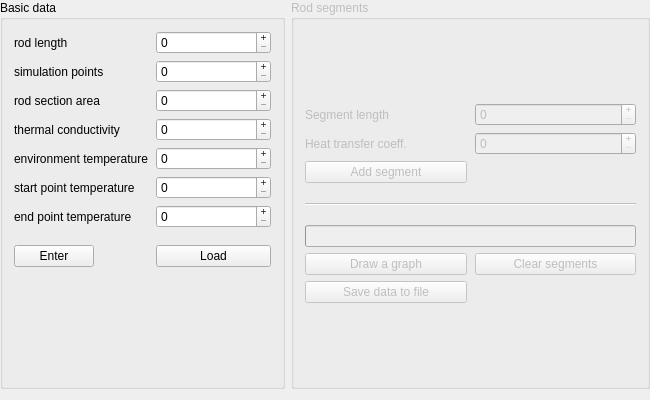
<?xml version="1.0" encoding="UTF-8"?>
<ui version="4.0">
 <class>MainWindow</class>
 <widget class="QMainWindow" name="MainWindow">
  <property name="enabled">
   <bool>true</bool>
  </property>
  <property name="geometry">
   <rect>
    <x>0</x>
    <y>0</y>
    <width>650</width>
    <height>400</height>
   </rect>
  </property>
  <property name="sizePolicy">
   <sizepolicy hsizetype="Expanding" vsizetype="Expanding">
    <horstretch>0</horstretch>
    <verstretch>0</verstretch>
   </sizepolicy>
  </property>
  <property name="minimumSize">
   <size>
    <width>580</width>
    <height>350</height>
   </size>
  </property>
  <property name="windowTitle">
   <string>Heat Distribution ~ Karol Bieńkowski</string>
  </property>
  <property name="locale">
   <locale language="English" country="UnitedStates"/>
  </property>
  <widget class="QWidget" name="centralWidget">
   <property name="sizePolicy">
    <sizepolicy hsizetype="Preferred" vsizetype="Preferred">
     <horstretch>0</horstretch>
     <verstretch>0</verstretch>
    </sizepolicy>
   </property>
   <property name="sizeIncrement">
    <size>
     <width>0</width>
     <height>0</height>
    </size>
   </property>
   <layout class="QFormLayout" name="formLayout">
    <property name="sizeConstraint">
     <enum>QLayout::SetNoConstraint</enum>
    </property>
    <property name="leftMargin">
     <number>0</number>
    </property>
    <property name="topMargin">
     <number>0</number>
    </property>
    <property name="rightMargin">
     <number>0</number>
    </property>
    <item row="0" column="0">
     <widget class="QGroupBox" name="PodstDane">
      <property name="sizePolicy">
       <sizepolicy hsizetype="Preferred" vsizetype="Preferred">
        <horstretch>100</horstretch>
        <verstretch>100</verstretch>
       </sizepolicy>
      </property>
      <property name="minimumSize">
       <size>
        <width>285</width>
        <height>300</height>
       </size>
      </property>
      <property name="sizeIncrement">
       <size>
        <width>300</width>
        <height>10</height>
       </size>
      </property>
      <property name="title">
       <string>Basic data</string>
      </property>
      <property name="flat">
       <bool>false</bool>
      </property>
      <property name="checkable">
       <bool>false</bool>
      </property>
      <layout class="QVBoxLayout" name="verticalLayout">
       <item>
        <layout class="QFormLayout" name="Dane">
         <property name="rowWrapPolicy">
          <enum>QFormLayout::DontWrapRows</enum>
         </property>
         <property name="horizontalSpacing">
          <number>8</number>
         </property>
         <property name="verticalSpacing">
          <number>6</number>
         </property>
         <property name="leftMargin">
          <number>0</number>
         </property>
         <item row="0" column="0">
          <widget class="QLabel" name="llab">
           <property name="sizePolicy">
            <sizepolicy hsizetype="Preferred" vsizetype="Preferred">
             <horstretch>0</horstretch>
             <verstretch>0</verstretch>
            </sizepolicy>
           </property>
           <property name="toolTip">
            <string>Całkowita długość pręta, dla którego liczony jest rozkład temperatur [m].</string>
           </property>
           <property name="statusTip">
            <string/>
           </property>
           <property name="whatsThis">
            <string/>
           </property>
           <property name="accessibleName">
            <string/>
           </property>
           <property name="accessibleDescription">
            <string/>
           </property>
           <property name="locale">
            <locale language="English" country="UnitedStates"/>
           </property>
           <property name="text">
            <string>rod length</string>
           </property>
          </widget>
         </item>
         <item row="0" column="1">
          <widget class="QDoubleSpinBox" name="total_length_box">
           <property name="sizePolicy">
            <sizepolicy hsizetype="Minimum" vsizetype="Minimum">
             <horstretch>0</horstretch>
             <verstretch>0</verstretch>
            </sizepolicy>
           </property>
           <property name="mouseTracking">
            <bool>false</bool>
           </property>
           <property name="focusPolicy">
            <enum>Qt::WheelFocus</enum>
           </property>
           <property name="acceptDrops">
            <bool>false</bool>
           </property>
           <property name="wrapping">
            <bool>false</bool>
           </property>
           <property name="buttonSymbols">
            <enum>QAbstractSpinBox::PlusMinus</enum>
           </property>
           <property name="specialValueText">
            <string>0</string>
           </property>
           <property name="keyboardTracking">
            <bool>false</bool>
           </property>
           <property name="prefix">
            <string/>
           </property>
           <property name="decimals">
            <number>4</number>
           </property>
           <property name="maximum">
            <double>1000.000000000000000</double>
           </property>
           <property name="singleStep">
            <double>0.500000000000000</double>
           </property>
          </widget>
         </item>
         <item row="1" column="0">
          <widget class="QLabel" name="nlab">
           <property name="toolTip">
            <string>Ilość punktów, w których dokonuje się obliczeń temperatury. Więcej punktów to większa dokładność wyników.</string>
           </property>
           <property name="locale">
            <locale language="English" country="UnitedStates"/>
           </property>
           <property name="text">
            <string>simulation points</string>
           </property>
          </widget>
         </item>
         <item row="1" column="1">
          <widget class="QSpinBox" name="n">
           <property name="autoFillBackground">
            <bool>true</bool>
           </property>
           <property name="buttonSymbols">
            <enum>QAbstractSpinBox::PlusMinus</enum>
           </property>
           <property name="specialValueText">
            <string>0</string>
           </property>
           <property name="accelerated">
            <bool>false</bool>
           </property>
           <property name="maximum">
            <number>50000</number>
           </property>
           <property name="singleStep">
            <number>10</number>
           </property>
          </widget>
         </item>
         <item row="2" column="0">
          <widget class="QLabel" name="polelab">
           <property name="toolTip">
            <string>&lt;html&gt;&lt;head/&gt;&lt;body&gt;&lt;p&gt;[m&lt;span style=&quot; vertical-align:super;&quot;&gt;2&lt;/span&gt;]&lt;/p&gt;&lt;/body&gt;&lt;/html&gt;</string>
           </property>
           <property name="locale">
            <locale language="English" country="UnitedStates"/>
           </property>
           <property name="text">
            <string>rod section area</string>
           </property>
          </widget>
         </item>
         <item row="2" column="1">
          <widget class="QDoubleSpinBox" name="pole">
           <property name="buttonSymbols">
            <enum>QAbstractSpinBox::PlusMinus</enum>
           </property>
           <property name="specialValueText">
            <string>0</string>
           </property>
           <property name="decimals">
            <number>4</number>
           </property>
           <property name="maximum">
            <double>1000.000000000000000</double>
           </property>
           <property name="singleStep">
            <double>0.100000000000000</double>
           </property>
          </widget>
         </item>
         <item row="3" column="0">
          <widget class="QLabel" name="klab">
           <property name="toolTip">
            <string>Współczynnik przewodzenia ciepła (przewodność cieplna właściwa) materiału, z którego wykonany jest pręt [W/(m*K)]</string>
           </property>
           <property name="locale">
            <locale language="English" country="UnitedStates"/>
           </property>
           <property name="text">
            <string>thermal conductivity</string>
           </property>
          </widget>
         </item>
         <item row="3" column="1">
          <widget class="QDoubleSpinBox" name="k">
           <property name="buttonSymbols">
            <enum>QAbstractSpinBox::PlusMinus</enum>
           </property>
           <property name="specialValueText">
            <string>0</string>
           </property>
           <property name="decimals">
            <number>4</number>
           </property>
           <property name="maximum">
            <double>1000.000000000000000</double>
           </property>
           <property name="singleStep">
            <double>10.000000000000000</double>
           </property>
          </widget>
         </item>
         <item row="4" column="0">
          <widget class="QLabel" name="Totlab">
           <property name="toolTip">
            <string>[K]</string>
           </property>
           <property name="locale">
            <locale language="English" country="UnitedStates"/>
           </property>
           <property name="text">
            <string>environment temperature</string>
           </property>
          </widget>
         </item>
         <item row="4" column="1">
          <widget class="QDoubleSpinBox" name="Tot">
           <property name="buttonSymbols">
            <enum>QAbstractSpinBox::PlusMinus</enum>
           </property>
           <property name="specialValueText">
            <string>0</string>
           </property>
           <property name="decimals">
            <number>4</number>
           </property>
           <property name="maximum">
            <double>1000.000000000000000</double>
           </property>
           <property name="singleStep">
            <double>10.000000000000000</double>
           </property>
          </widget>
         </item>
         <item row="5" column="0">
          <widget class="QLabel" name="Tplab">
           <property name="toolTip">
            <string>[K]</string>
           </property>
           <property name="locale">
            <locale language="English" country="UnitedStates"/>
           </property>
           <property name="text">
            <string>start point temperature</string>
           </property>
          </widget>
         </item>
         <item row="5" column="1">
          <widget class="QDoubleSpinBox" name="Tp">
           <property name="buttonSymbols">
            <enum>QAbstractSpinBox::PlusMinus</enum>
           </property>
           <property name="specialValueText">
            <string>0</string>
           </property>
           <property name="decimals">
            <number>4</number>
           </property>
           <property name="maximum">
            <double>1000.000000000000000</double>
           </property>
           <property name="singleStep">
            <double>10.000000000000000</double>
           </property>
          </widget>
         </item>
         <item row="6" column="0">
          <widget class="QLabel" name="Tklab">
           <property name="toolTip">
            <string>[K]</string>
           </property>
           <property name="locale">
            <locale language="English" country="UnitedStates"/>
           </property>
           <property name="text">
            <string>end point temperature</string>
           </property>
          </widget>
         </item>
         <item row="6" column="1">
          <widget class="QDoubleSpinBox" name="Tk">
           <property name="buttonSymbols">
            <enum>QAbstractSpinBox::PlusMinus</enum>
           </property>
           <property name="specialValueText">
            <string>0</string>
           </property>
           <property name="decimals">
            <number>4</number>
           </property>
           <property name="maximum">
            <double>1000.000000000000000</double>
           </property>
           <property name="singleStep">
            <double>10.000000000000000</double>
           </property>
          </widget>
         </item>
         <item row="7" column="0">
          <spacer name="horizontalSpacer_2">
           <property name="orientation">
            <enum>Qt::Horizontal</enum>
           </property>
           <property name="sizeHint" stdset="0">
            <size>
             <width>40</width>
             <height>5</height>
            </size>
           </property>
          </spacer>
         </item>
         <item row="8" column="0">
          <widget class="QPushButton" name="enter_but">
           <property name="toolTip">
            <string/>
           </property>
           <property name="locale">
            <locale language="English" country="UnitedStates"/>
           </property>
           <property name="text">
            <string>Enter</string>
           </property>
          </widget>
         </item>
         <item row="8" column="1">
          <widget class="QPushButton" name="load_but">
           <property name="toolTip">
            <string>Pobierz dane z pliku.</string>
           </property>
           <property name="text">
            <string>Load</string>
           </property>
          </widget>
         </item>
         <item row="9" column="0" colspan="2">
          <widget class="QLabel" name="sprawdzlab">
           <property name="font">
            <font>
             <pointsize>9</pointsize>
             <weight>75</weight>
             <bold>true</bold>
            </font>
           </property>
           <property name="toolTip">
            <string>&lt;html&gt;&lt;head/&gt;&lt;body&gt;&lt;p&gt;Należy wypełnić pola wartościami większymi od 0;&lt;/p&gt;&lt;p&gt;Wprowadzenie takich samych wartości temperatur skutkuje błędnym wynikiem.&lt;/p&gt;&lt;/body&gt;&lt;/html&gt;</string>
           </property>
           <property name="text">
            <string/>
           </property>
          </widget>
         </item>
        </layout>
       </item>
      </layout>
     </widget>
    </item>
    <item row="0" column="1">
     <widget class="QGroupBox" name="Podzial">
      <property name="enabled">
       <bool>false</bool>
      </property>
      <property name="sizePolicy">
       <sizepolicy hsizetype="Preferred" vsizetype="Preferred">
        <horstretch>0</horstretch>
        <verstretch>0</verstretch>
       </sizepolicy>
      </property>
      <property name="minimumSize">
       <size>
        <width>50</width>
        <height>300</height>
       </size>
      </property>
      <property name="title">
       <string>Rod segments</string>
      </property>
      <property name="flat">
       <bool>false</bool>
      </property>
      <layout class="QVBoxLayout" name="verticalLayout_2">
       <item>
        <layout class="QGridLayout" name="gridLayout_2" rowstretch="0,0,0,0,0,0,0" columnstretch="1,1">
         <property name="sizeConstraint">
          <enum>QLayout::SetMinAndMaxSize</enum>
         </property>
         <property name="horizontalSpacing">
          <number>8</number>
         </property>
         <property name="verticalSpacing">
          <number>6</number>
         </property>
         <item row="5" column="1">
          <widget class="QPushButton" name="czyscbut">
           <property name="toolTip">
            <string>&lt;html&gt;&lt;head/&gt;&lt;body&gt;&lt;p&gt;Pozwala na ponowne wprowadzenie otoczenia.&lt;/p&gt;&lt;p&gt;Każda zmiana danych w pierwszej części wymaga ponownego wprowadenia otoczenia.&lt;/p&gt;&lt;p&gt;Tip: jeśli program crashuje, to znaczy, że trzeba częściej używać tego przycisku.&lt;/p&gt;&lt;/body&gt;&lt;/html&gt;</string>
           </property>
           <property name="text">
            <string>Clear segments</string>
           </property>
          </widget>
         </item>
         <item row="5" column="0">
          <widget class="QPushButton" name="wprowotbut">
           <property name="text">
            <string>Draw a graph</string>
           </property>
          </widget>
         </item>
         <item row="2" column="0">
          <widget class="QPushButton" name="dodajbut">
           <property name="toolTip">
            <string>&lt;html&gt;&lt;head/&gt;&lt;body&gt;&lt;p&gt;Każdą zmianę w tej części danych należy potwierdzić klikając &amp;quot;Dodaj&amp;quot;.&lt;/p&gt;&lt;p&gt;Tip: podanie większej długości odcinka, niż pozostała zostanie zinterpretowane jako wykorzystanie całej nieopisanej jeszcze długości.&lt;/p&gt;&lt;/body&gt;&lt;/html&gt;</string>
           </property>
           <property name="text">
            <string>Add segment</string>
           </property>
          </widget>
         </item>
         <item row="1" column="0">
          <widget class="QLabel" name="alfalab">
           <property name="toolTip">
            <string/>
           </property>
           <property name="text">
            <string>Heat transfer coeff.</string>
           </property>
          </widget>
         </item>
         <item row="4" column="0" colspan="2">
          <widget class="QProgressBar" name="odcinekbar">
           <property name="value">
            <number>0</number>
           </property>
           <property name="textVisible">
            <bool>false</bool>
           </property>
           <property name="format">
            <string/>
           </property>
          </widget>
         </item>
         <item row="0" column="1">
          <widget class="QDoubleSpinBox" name="lodc">
           <property name="buttonSymbols">
            <enum>QAbstractSpinBox::PlusMinus</enum>
           </property>
           <property name="specialValueText">
            <string>0</string>
           </property>
           <property name="decimals">
            <number>3</number>
           </property>
           <property name="singleStep">
            <double>0.500000000000000</double>
           </property>
          </widget>
         </item>
         <item row="1" column="1">
          <widget class="QDoubleSpinBox" name="alfa">
           <property name="buttonSymbols">
            <enum>QAbstractSpinBox::PlusMinus</enum>
           </property>
           <property name="specialValueText">
            <string>0</string>
           </property>
           <property name="decimals">
            <number>8</number>
           </property>
           <property name="maximum">
            <double>1000.000000000000000</double>
           </property>
           <property name="singleStep">
            <double>10.000000000000000</double>
           </property>
          </widget>
         </item>
         <item row="0" column="0">
          <widget class="QLabel" name="lodclab">
           <property name="toolTip">
            <string>Długość odcinka pręta, która styka się z materiałem o sprecyzowanym poniżej współczynniku przejmowania ciepła [m].</string>
           </property>
           <property name="text">
            <string>Segment length</string>
           </property>
          </widget>
         </item>
         <item row="3" column="0" colspan="2">
          <widget class="Line" name="line">
           <property name="minimumSize">
            <size>
             <width>0</width>
             <height>30</height>
            </size>
           </property>
           <property name="frameShadow">
            <enum>QFrame::Sunken</enum>
           </property>
           <property name="lineWidth">
            <number>1</number>
           </property>
           <property name="orientation">
            <enum>Qt::Horizontal</enum>
           </property>
          </widget>
         </item>
         <item row="6" column="0">
          <widget class="QPushButton" name="doplikubut">
           <property name="toolTip">
            <string>Zapisz dane do pliku.</string>
           </property>
           <property name="text">
            <string>Save data to file</string>
           </property>
          </widget>
         </item>
        </layout>
       </item>
      </layout>
     </widget>
    </item>
   </layout>
  </widget>
 </widget>
 <layoutdefault spacing="6" margin="11"/>
 <resources/>
 <connections/>
</ui>
